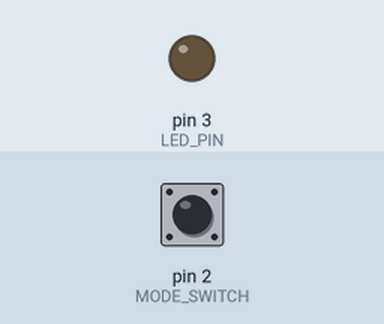
This sketch was run on a simulated Arduino Uno, built with avr-gcc and run on an emulated ATmega328P. Parts: output pins drawn as LEDs (lit = HIGH). Dashed ring = blinking. Inputs (shaded band) come from the test bench; at power-on: pin 2 (MODE_SWITCH) HIGH. Random numbers use the default seed unless the sketch sets one.

Above: at 1.2 s.
1.3 s: pin 2 (MODE_SWITCH) pulled LOW for 0.15 s
At 2.5 s:
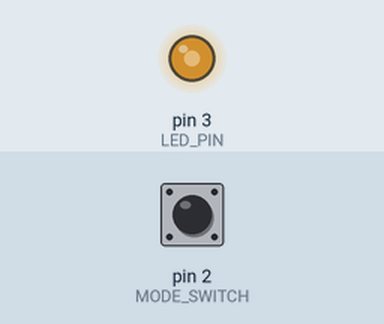
2.9 s: pin 2 (MODE_SWITCH) pulled LOW for 1 s
At 3.4 s:
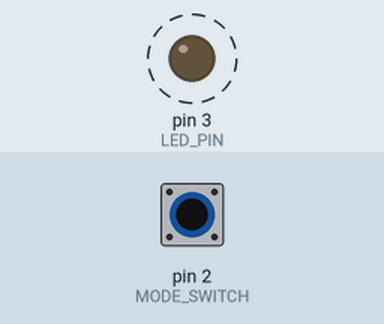
5.9 s: pin 2 (MODE_SWITCH) pulled LOW for 0.15 s
At 6.31 s:
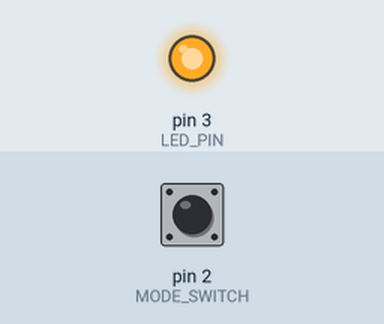
Timing chart, 0 to 15.0 s (numbered marks = the images above; inputs shaded):
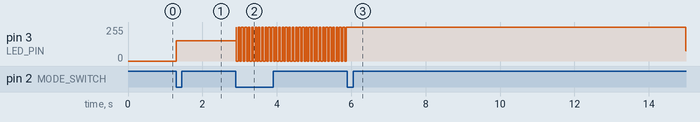

The sketch:

LED_Stick.ino
```cpp
#define LED_PIN 3
#define MODE_SWITCH 2
#define NUM_STATES 5   // 5 = random will be there, 4 = no random
#define FULL_PWM 255   // 255 full brightness
#define MAX_PWM 153    // 60% = 153/255 | this is basically brightness for the continuous on.
#define STROBE_HZ 11   // 10
#define SAW_HZ 5       //  5
#define RAND_HZ 30     // 30

int state = 0;
bool ModePressed = 0;

void setup() {
  pinMode(LED_PIN, OUTPUT);
  pinMode(MODE_SWITCH, INPUT_PULLUP);
  randomSeed(analogRead(0));
}

void loop() {
  //handle the button
  if (!ModePressed && !digitalRead(MODE_SWITCH)) {
    ModePressed = true;
    state = (state + 1) % NUM_STATES;
    Serial.println(state);
  }

  // handle the states
  switch (state) {
    case 0: // off
      analogWrite(LED_PIN, 0);
    break;
    case 1: // on
      analogWrite(LED_PIN, MAX_PWM);
    break;
    case 2: // strobe
      analogWrite(LED_PIN, ((millis()*STROBE_HZ/500)%2)*FULL_PWM);
    break;
    case 3: // saw
      analogWrite(LED_PIN, FULL_PWM - ((millis()*SAW_HZ*FULL_PWM/1000)%(FULL_PWM+1)));
    break;
    case 4: //random
    if ((millis()*RAND_HZ/500)%2)
       analogWrite(LED_PIN, FULL_PWM*random(2));
    break;
  }

  // delay for debouncing and button handling
  delay(5);
  if(digitalRead(MODE_SWITCH)) {
    ModePressed = false;
  }
}
```

Measured:
- after the input at 1.3 s, pin 3 (LED_PIN): 0/255 → 153/255 at once
- after the input at 2.9 s, pin 3 (LED_PIN): alternates 255/255 for 0.05 s and 0/255 for 0.05 s, starting at once
